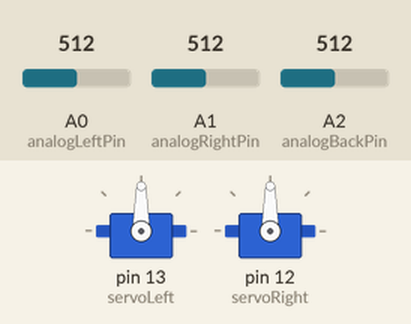
Simulated run of this sketch. Board: Arduino Uno, built with avr-gcc and run on an emulated ATmega328P. Shown: 2 × servo. The inputs (shaded band) are chosen by the test bench; at power-on: A1 (analogRightPin) = 512, A0 (analogLeftPin) = 512, A2 (analogBackPin) = 512. What the sketch prints to the serial monitor is not drawn.

Above: at 1.2 s.
1.3 s: A1 (analogRightPin) set to 527
At 26.3 s:
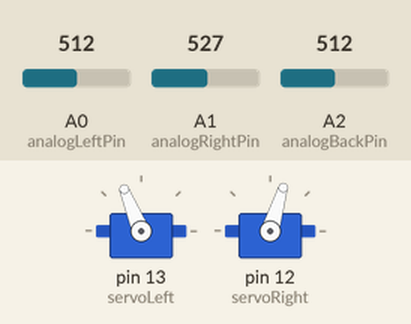
Timing chart, 0 to 39.3 s (numbered marks = the images above; inputs shaded):
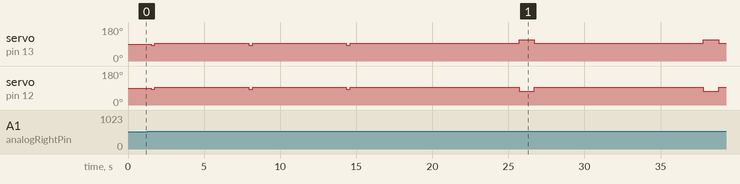

The sketch:

22.02.24backsensor.ino
```cpp
#include <Servo.h> // include servo library

Servo servoLeft; // Declare left and right servos
Servo servoRight;

const int analogLeftPin = A0;   // Analog input pin for the left sensor
const int analogRightPin = A1;  // Analog input pin for the right sensor
const int analogBackPin = A2;   // Analog input pin for the back sensor

int leftSensorValue = 0;
int rightSensorValue = 0;
int backSensorValue = 0;

int leftOutputValue = 0;
int rightOutputValue = 0;
int backOutputValue = 0;

int leftLastValues[25];
int rightLastValues[25];
int backLastValues[25];
int count = 0;
int i = 0;
int leftAverageValue = 0;
int rightAverageValue = 0;
int backAverageValue = 0;

// Constants for outlier detection
const int arraySize = 100;
const float threshold = 2.5;

// Variables for time tracking
unsigned long lastOutlierTime = 0;
const unsigned long outlierCheckInterval = 5000; // 5 seconds

// Prototype functions
void move_forward();
void turn_left();
void turn_right();
void waitAfterMove();

void setup() {
  servoLeft.attach(13);
  servoRight.attach(12);

  Serial.begin(9600);

  // Initial filling of lastValues arrays
  for (i = 0; i < 25; i++) {
    leftSensorValue = analogRead(analogLeftPin);
    rightSensorValue = analogRead(analogRightPin);
    backSensorValue = analogRead(analogBackPin);

    leftOutputValue = map(leftSensorValue, 0, 1023, 0, 255);
    rightOutputValue = map(rightSensorValue, 0, 1023, 0, 255);
    backOutputValue = map(backSensorValue, 0, 1023, 0, 255);

    leftLastValues[i] = leftOutputValue;
    rightLastValues[i] = rightOutputValue;
    backLastValues[i] = backOutputValue;
  }

  // Calculate initial average values
  leftAverageValue = findAverage(leftLastValues);
  rightAverageValue = findAverage(rightLastValues);
  backAverageValue = findAverage(backLastValues);
}

void loop() {
  // Sensor readings and output calculations for all sensors
  leftSensorValue = analogRead(analogLeftPin);
  rightSensorValue = analogRead(analogRightPin);
  backSensorValue = analogRead(analogBackPin);

  leftOutputValue = map(leftSensorValue, 0, 1023, 0, 255);
  rightOutputValue = map(rightSensorValue, 0, 1023, 0, 255);
  backOutputValue = map(backSensorValue, 0, 1023, 0, 255);

  // Calculate average values using lastValues arrays
  leftAverageValue = findAverage(leftLastValues);
  rightAverageValue = findAverage(rightLastValues);
  backAverageValue = findAverage(backLastValues);

  // Print sensor and average values
  Serial.print("Left Sensor: ");
  Serial.print(leftOutputValue);
  Serial.print(", Left Average Value: ");
  Serial.print(leftAverageValue);
  Serial.print(" | Right Sensor: ");
  Serial.print(rightOutputValue);
  Serial.print(", Right Average Value: ");
  Serial.print(rightAverageValue);
  Serial.print(" | Back Sensor: ");
  Serial.print(backOutputValue);
  Serial.print(", Back Average Value: ");
  Serial.println(backAverageValue);

  // Store the current outputValues in lastValues arrays
  leftLastValues[count] = leftOutputValue;
  rightLastValues[count] = rightOutputValue;
  backLastValues[count] = backOutputValue;

  // Increment count and handle wraparound
  count = (count + 1) % 25;

  // Outlier detection using Z-score for all sensors
  float leftZScore = (leftOutputValue - leftAverageValue) / calculateStdDev(leftLastValues, 25, leftAverageValue);
  float rightZScore = (rightOutputValue - rightAverageValue) / calculateStdDev(rightLastValues, 25, rightAverageValue);
  float backZScore = (backOutputValue - backAverageValue) / calculateStdDev(backLastValues, 25, backAverageValue);

  // Check if the Z-scores are greater than the threshold
  if ((abs(backZScore) > threshold) && ((abs(backZScore) > abs(leftZScore)) || (abs(backZScore) > abs(rightZScore)))) {
    Serial.print("Back Sensor Outlier detected! Z-Score: ");
    Serial.println(backZScore);
    turn_left();
    waitAfterMove(); // Wait after turning left
    lastOutlierTime = millis(); // Update the last outlier detection time
  }
  else if (abs(leftZScore) > threshold && abs(leftZScore) > abs(rightZScore)) {
    Serial.print("Left Sensor Outlier detected! Z-Score: ");
    Serial.println(leftZScore);
    turn_left();
    waitAfterMove(); // Wait after turning left
    lastOutlierTime = millis(); // Update the last outlier detection time
  }
  else if (abs(rightZScore) > threshold) {
    Serial.print("Right Sensor Outlier detected! Z-Score: ");
    Serial.println(rightZScore);
    turn_right();
    waitAfterMove(); // Wait after turning right
    lastOutlierTime = millis(); // Update the last outlier detection time
  }
  else {
    // Check if it's been 5 seconds since the last outlier detection
    if (millis() - lastOutlierTime > outlierCheckInterval) {
      move_forward(); // Move forward if no outliers detected for 5 seconds
      waitAfterMove(); // Wait after moving forward
      lastOutlierTime = millis(); // Reset the timer
    }
  }

  // Wait before the next loop
  delay(50); // Adjust as needed
}

// Function to calculate the average of an array
int findAverage(int arr[25]) {
  int result = 0;
  int sum = 0;
  for (i = 0; i < 25; i++) {
    sum += arr[i];
  }
  result = sum / 25;
  return result;
}

void move_forward() {
  servoLeft.writeMicroseconds(1700);
  servoRight.writeMicroseconds(1300);
  delay(1000);
  Serial.println("forwards");
  servoLeft.writeMicroseconds(1500);
  servoRight.writeMicroseconds(1500);
  delay(1000);
}

void turn_left() {
  servoLeft.writeMicroseconds(1600);
  servoRight.writeMicroseconds(1600);
  delay(250);
  Serial.println("left");
  servoLeft.writeMicroseconds(1500);
  servoRight.writeMicroseconds(1500);
  delay(1000);
}

void turn_right() {
  servoLeft.writeMicroseconds(1400);
  servoRight.writeMicroseconds(1400);
  delay(250);
  Serial.println("right");
  servoLeft.writeMicroseconds(1500);
  servoRight.writeMicroseconds(1500);
  delay(1000);
}

// Function to calculate the standard deviation of an array
float calculateStdDev(int values[], int size, float mean) {
  float sumSqDiff = 0;
  for (i = 0; i < size; i++) {
    float diff = values[i] - mean;
    sumSqDiff += diff * diff;
  }
  return sqrt(sumSqDiff / size);
}

void waitAfterMove() {
  delay(5000); // 5 seconds
}
```

Measured:
- the behaviour switches between 513 and 514 on A1 (analogRightPin) (found by bisection; images 0 and 1)
